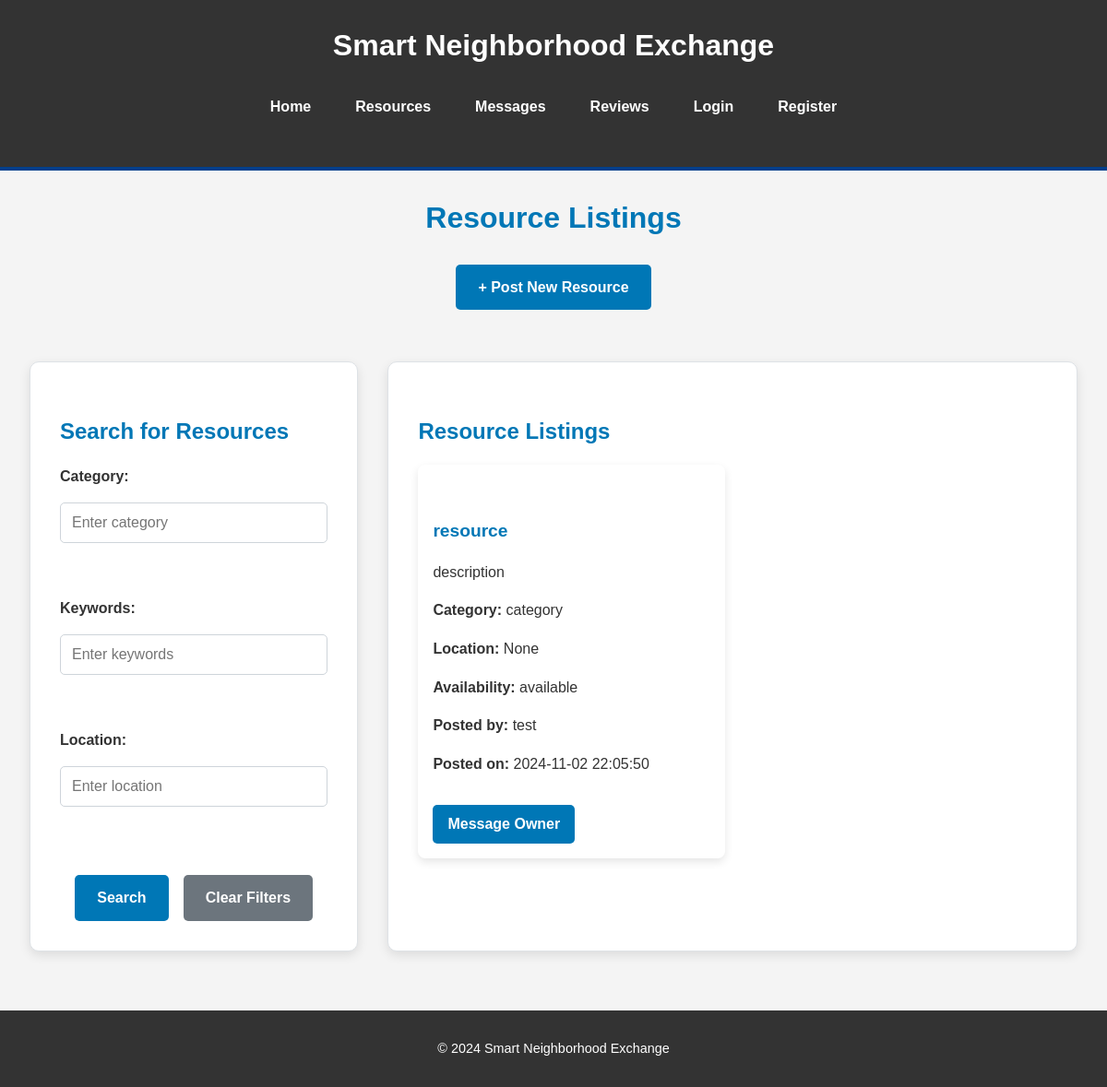
The app's page /resources, older data.
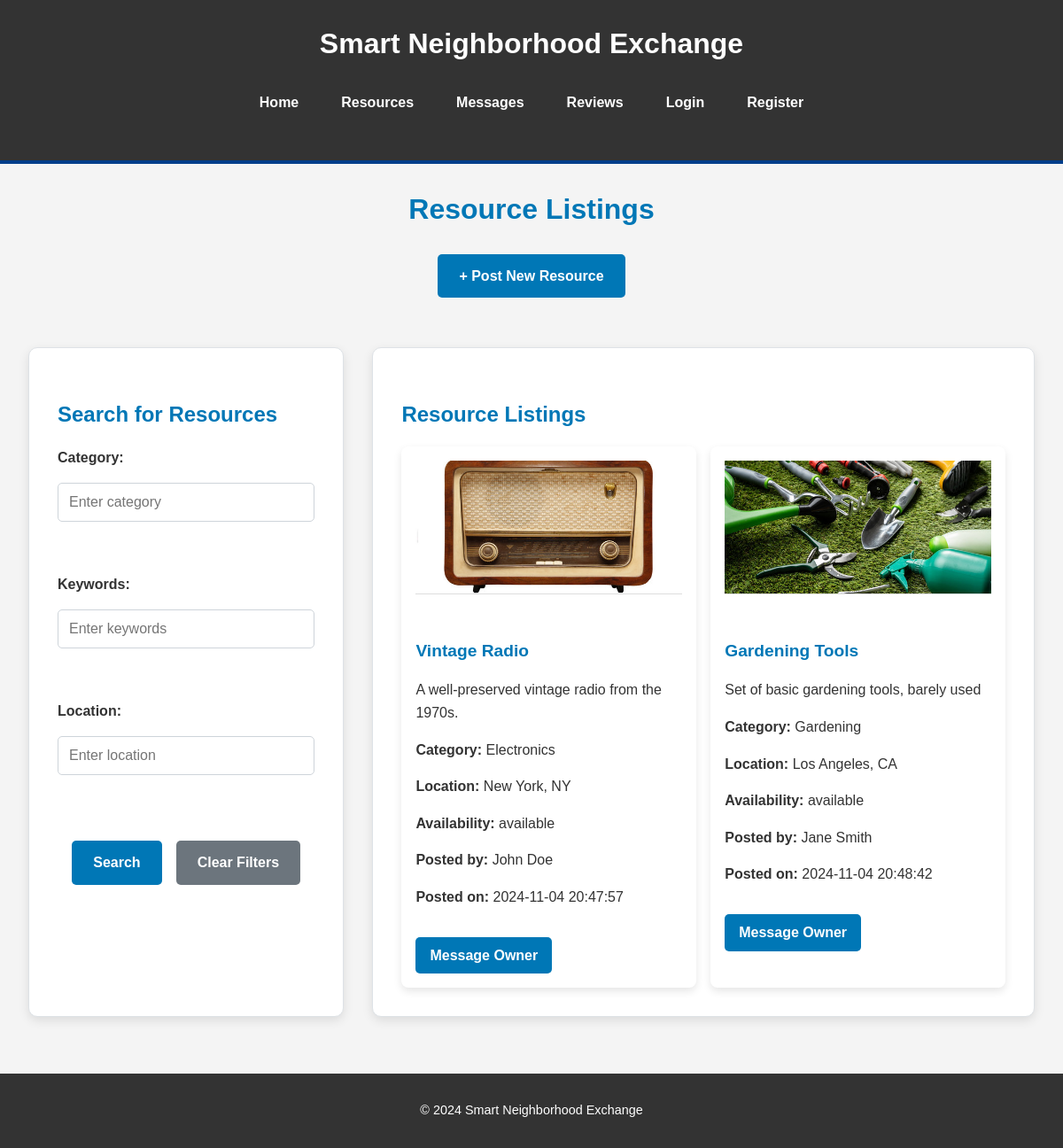
The same page, newer data.
### tables this page shows
CREATE TABLE Resources (
    resource_id INTEGER PRIMARY KEY AUTOINCREMENT,
    user_id INTEGER,
    title TEXT NOT NULL,
    description TEXT,
    images TEXT,
    category TEXT,
    availability TEXT,
    date_posted TEXT NOT NULL,
    FOREIGN KEY (user_id) REFERENCES Users(user_id)
);

CREATE TABLE Users (
    user_id INTEGER PRIMARY KEY AUTOINCREMENT,
    name TEXT NOT NULL,
    email TEXT NOT NULL UNIQUE,
    password TEXT NOT NULL,
    profile_image TEXT,
    location TEXT
);

### app.py (the view)
@app.route('/resources', methods=['GET'])
def resources():
    category = request.args.get('category', '').strip()
    keywords = request.args.get('keywords', '').strip()
    location = request.args.get('location', '').strip()
    query = '''
        SELECT Resources.*, Users.name AS user_name, Users.location AS user_location
        FROM Resources
        JOIN Users ON Resources.user_id = Users.user_id
        WHERE 1 = 1
    '''
    params = []
    if category:
        query += " AND Resources.category LIKE ?"
        params.append(f"%{category}%")
    if keywords:
        query += " AND (Resources.title LIKE ? OR Resources.description LIKE ?)"
        params.extend([f"%{keywords}%", f"%{keywords}%"])
    if location:
        query += " AND Users.location LIKE ?"
        params.append(f"%{location}%")
    conn = get_db_connection()
    resources = conn.execute(query, params).fetchall()
    conn.close()
    return render_template('resources.html', resources=resources)

### app.py (called while the page is built)
def get_db_connection():
    conn = sqlite3.connect('exchange.db')
    conn.row_factory = sqlite3.Row  # Allows accessing rows as dictionaries
    return conn

### templates/resources.html (shortened to what this page needs)
{% extends 'layout.html' %}
{% block content_title %}
    <h2 class="centered-title">Resource Listings</h2>
    <div class="post-resource-button">
        <a href="{{ url_for('my_resources') }}" class="button add-button">+ Post New Resource</a>
    </div>
{% endblock %}
{% block content %}
<div class="resources-container">
    <div class="search-form section">
        <h3>Search for Resources</h3>
        <form method="GET" action="{{ url_for('resources') }}">
            <label for="category">Category:</label>
            <input type="text" name="category" placeholder="Enter category" value="{{ request.args.get('category', '') }}"><br>
            <label for="keywords">Keywords:</label>
            <input type="text" name="keywords" placeholder="Enter keywords" value="{{ request.args.get('keywords', '') }}"><br>
            <label for="location">Location:</label>
            <input type="text" name="location" placeholder="Enter location" value="{{ request.args.get('location', '') }}"><br>
            <div class="search-actions">
                <input type="submit" value="Search" class="button search-button">
                <a href="{{ url_for('resources') }}" class="button clear-button">Clear Filters</a>
            </div>
        </form>
    </div>
    <div class="resource-list section">
        <h3>Resource Listings</h3>
        <div class="card-container">
            {% for resource in resources %}
                <div class="resource-card">
                    {% if resource['images'] %}
                        <div class="resource-image">
                            <img src="{{ url_for('static', filename=resource['images']) }}" alt="Resource Image">
                        </div>
                    {% endif %}
                    <div class="resource-details">
                        <h4>{{ resource['title'] }}</h4>
                        <p>{{ resource['description']|truncate(100) }}</p>
                        <p><strong>Category:</strong> {{ resource['category'] }}</p>
                        <p><strong>Location:</strong> {{ resource['user_location'] }}</p>
                        <p><strong>Availability:</strong> {{ resource['availability'] }}</p>
                        <p><strong>Posted by:</strong> {{ resource['user_name'] }}</p>
                        <p><strong>Posted on:</strong> {{ resource['date_posted'] }}</p>
                        {% if resource['user_id'] != session['user_id'] %}
                            <a href="{{ url_for('messages', resource_id=resource['resource_id']) }}" class="button message-button">
                                Message Owner
                            </a>
                        {% endif %}
                    </div>
                </div>
            {% else %}
                <p>No resources found. Try adjusting your filters or add a new resource!</p>
            {% endfor %}
        </div>
    </div>
</div>
{% endblock %}

### templates/layout.html (shortened to what this page needs)
<!DOCTYPE html>
<html lang="en">
<head>
    <link rel="stylesheet" href="{{ url_for('static', filename='style.css') }}">
</head>
<body>
    <header>
        <h1>Smart Neighborhood Exchange</h1>
        <nav>
            <ul class="navbar">
                <li><a href="{{ url_for('index') }}">Home</a></li>
                <li><a href="{{ url_for('resources') }}">Resources</a></li>
                <li><a href="{{ url_for('messages') }}">Messages</a></li>
                <li><a href="{{ url_for('reviews') }}">Reviews</a></li>
                {% if session.get('user_id') %}
                    <li><a href="{{ url_for('profile') }}">Profile</a></li>
                    <li><a href="{{ url_for('logout') }}">Logout</a></li>
                {% else %}
                    <li><a href="{{ url_for('login') }}">Login</a></li>
                    <li><a href="{{ url_for('registration') }}">Register</a></li>
                {% endif %}
            </ul>
        </nav>
    </header>
    <main>
        <h2>{% block content_title %}{% endblock %}</h2>
        <section>
            {% block content %}{% endblock %}
        </section>
    </main>
    <footer>
        <p>&copy; 2024 Smart Neighborhood Exchange</p>
    </footer>
</body>
</html>

### static/style.css (style rules this page uses)
body { font-family: Arial, sans-serif; color: #333; line-height: 1.6; background-color: #f4f4f4; margin: 0; }
header { background-color: #333; color: #fff; padding: 1.5rem 0; text-align: center; border-bottom: 4px solid #023e8a; }
header h1 { font-size: 2rem; font-weight: bold; margin: 0; }
.navbar { list-style-type: none; display: flex; justify-content: center; gap: 1rem; background-color: #333; padding: 0.75rem; }
.navbar li a { color: #fff; text-decoration: none; padding: 0.5rem 1rem; font-weight: 600; border-radius: 5px; transition: background-color 0.3s; }
footer { background-color: #333; color: #fff; text-align: center; padding: 1rem; font-size: 0.9rem; margin-top: 2rem; }
.centered-title { text-align: center; font-size: 2rem; color: #0077b6; margin-bottom: 2rem; }
.resources-container { display: flex; gap: 2rem; flex-wrap: wrap; justify-content: center; max-width: 1200px; margin: 0 auto; padding: 2rem; }
.section { background-color: #ffffff; padding: 2rem; border-radius: 10px; box-shadow: 0 4px 12px rgba(0, 0, 0, 0.1); border: 1px solid #dee2e6; width: 100%; max-width: 500px; }
.card-container { display: grid; grid-template-columns: repeat(auto-fill, minmax(250px, 1fr)); gap: 1.5rem; }
.resources-container { display: flex; flex-direction: row; gap: 2rem; justify-content: center; max-width: 1200px; margin: 0 auto; padding: 2rem; }
.section { flex: 1; max-width: 500px; background-color: #ffffff; padding: 2rem; border-radius: 10px; box-shadow: 0 4px 12px rgba(0, 0, 0, 0.1); border: 1px solid #dee2e6; }
.resource-list { flex: 3; min-width: 60%; }
.section h3 { margin-bottom: 1rem; font-size: 1.5rem; color: #0077b6; }
.card-container { display: grid; grid-template-columns: repeat(auto-fill, minmax(250px, 1fr)); gap: 1rem; }
.resource-card { background-color: #ffffff; border-radius: 8px; box-shadow: 0 4px 10px rgba(0, 0, 0, 0.1); overflow: hidden; transition: transform 0.3s; padding: 1rem; display: flex; flex-direction: column; }
.resource-image img { width: 100%; height: auto; border-bottom: 1px solid #ddd; max-height: 150px; object-fit: cover; }
.resource-details { padding-top: 1rem; text-align: left; }
.resource-details h4 { color: #0077b6; font-size: 1.2rem; margin-bottom: 0.5rem; }
.button { padding: 0.5rem 1rem; text-decoration: none; border-radius: 5px; cursor: pointer; color: #fff; font-weight: bold; }
.search-form form { display: flex; flex-direction: column; gap: 1rem; max-width: 500px; margin: 0 auto; text-align: left; }
.search-form label { font-weight: bold; color: #333; }
.search-form input { padding: 0.75rem; font-size: 1rem; border-radius: 5px; border: 1px solid #ced4da; }
.search-form .button.search-button { background-color: #0077b6; color: white; font-weight: bold; cursor: pointer; border: none; padding: 0.75rem; border-radius: 5px; }
.search-form .search-actions { display: flex; gap: 1rem; justify-content: center; margin-top: 1rem; }
.search-form .button.search-button { background-color: #0077b6; color: white; font-weight: bold; cursor: pointer; border: none; padding: 0.75rem 1.5rem; border-radius: 5px; transition: background-color 0.3s; }
.search-form .button.clear-button { background-color: #6c757d; color: white; font-weight: bold; text-align: center; padding: 0.75rem 1.5rem; border-radius: 5px; text-decoration: none; transition: background-color 0.3s; }
.centered-title { text-align: center; font-size: 2rem; color: #0077b6; margin-bottom: 1.5rem; }
.message-button { display: inline-block; margin-top: 1rem; background-color: #0077b6; color: white; padding: 0.5rem 1rem; text-decoration: none; border-radius: 5px; transition: background-color 0.3s; }
.post-resource-button { text-align: center; margin-bottom: 1.5rem; }
.add-button { display: inline-block; background-color: #0077b6; color: white; padding: 0.75rem 1.5rem; font-size: 1rem; font-weight: bold; text-decoration: none; border-radius: 5px; transition: background-color 0.3s; }

Row changes from the older to the newer data that the page shows:
removed Resources: title "resource", description "description", category "category", user_location "None", availability "available", user_name "test", date_posted "2024-11-02 22:05:50"
added Resources: images (picture), title "Vintage Radio", description "A well-preserved vintage radio from the 1970s.", category "Electronics", user_location "New York, NY", availability "available", user_name "John Doe", date_posted "2024-11-04 20:47:57"
added Resources: images (picture), title "Gardening Tools", description "Set of basic gardening tools, barely used", category "Gardening", user_location "Los Angeles, CA", availability "available", user_name "Jane Smith", date_posted "2024-11-04 20:48:42"
